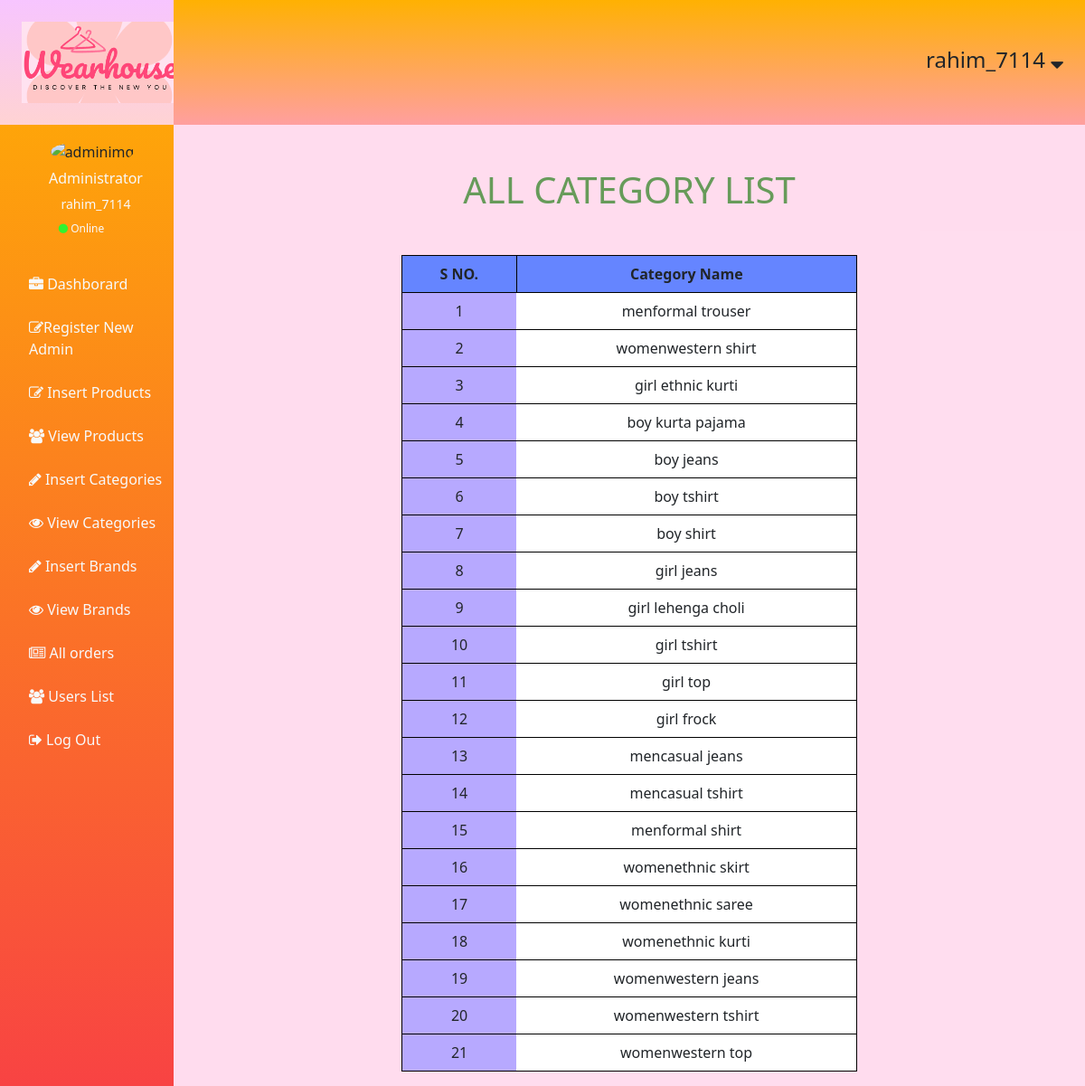
Screenshot of /admin/index2.php?view_categories (signed in) with the database file from the repository.
### tables this page shows
CREATE TABLE `categories` (
  `category_id` int(11) NOT NULL,
  `category_title` varchar(255) NOT NULL,
  `category_name` varchar(255) NOT NULL
);

### admin/view_categories.php (the view)
<div class="m-auto w-50 text-center">
    <div class="h1 m-5">ALL CATEGORY LIST</div>
    <table class="table border ">
      <thead>
        <tr class="view_row">
          <th scope="col">S NO.</th>
          <th scope="col">Category Name</th>
        </tr>
      </thead>
      <tbody>
        <?php
        include('../config/connection.php');
        $select_all_category = "SELECT * FROM `categories` ORDER BY `category_id` DESC";
        $select_all_category_run = mysqli_query($conn,$select_all_category);
        $i=1;
        while($fetch_all_products=mysqli_fetch_assoc($select_all_category_run)){
            $product_category = str_replace('_',' ',$fetch_all_products['category_title']);
            echo "<tr class='view_row'>";
                echo "<td>$i</td>";
                echo "<td>$product_category</td>";
            echo "</tr>";
            $i++;
        }
        ?>
      </tbody>
    </table>
</div>

### admin/index2.php (style rules this page uses)
body { overflow-x:hidden; }
.view_row { border:1px solid black; }
th { background-color:#6585ff !important; border: 0.1px solid black !important; }
.view_row td:nth-child(odd) { background-color: #b7a9ff !important; }

### rows the page displays
categories: category_title "menformal trouser"
categories: category_title "womenwestern shirt"
categories: category_title "girl ethnic kurti"
categories: category_title "boy kurta pajama"
categories: category_title "boy jeans"
categories: category_title "boy tshirt"
categories: category_title "boy shirt"
categories: category_title "girl jeans"
categories: category_title "girl lehenga choli"
categories: category_title "girl tshirt"
categories: category_title "girl top"
categories: category_title "girl frock"
categories: category_title "mencasual jeans"
categories: category_title "mencasual tshirt"
categories: category_title "menformal shirt"
categories: category_title "womenethnic skirt"
categories: category_title "womenethnic saree"
categories: category_title "womenethnic kurti"
categories: category_title "womenwestern jeans"
categories: category_title "womenwestern tshirt"
categories: category_title "womenwestern top"

### other values shown
$admin "rahim_7114"
